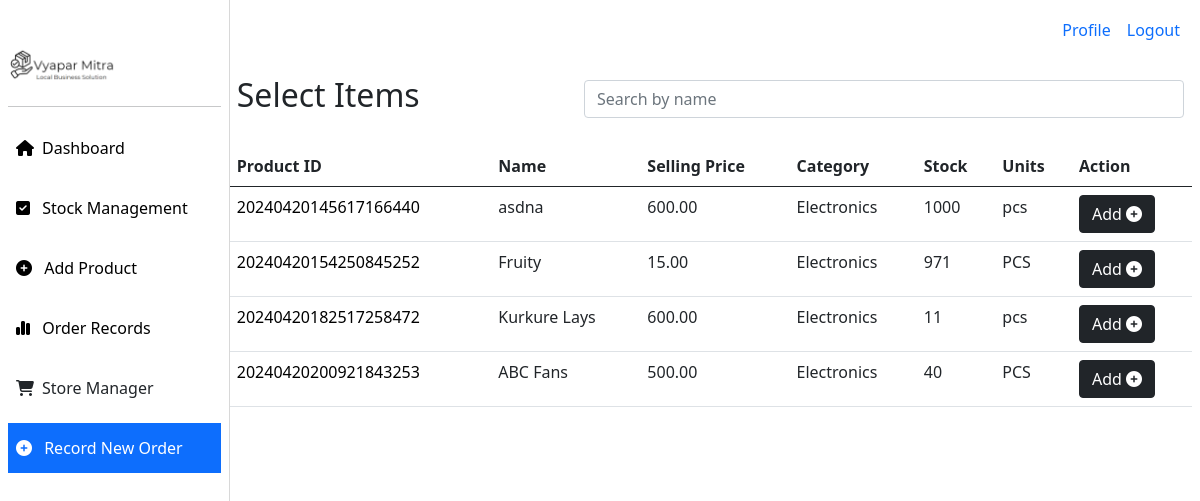
Page /products/catalog/ (signed in) on the earlier database version.
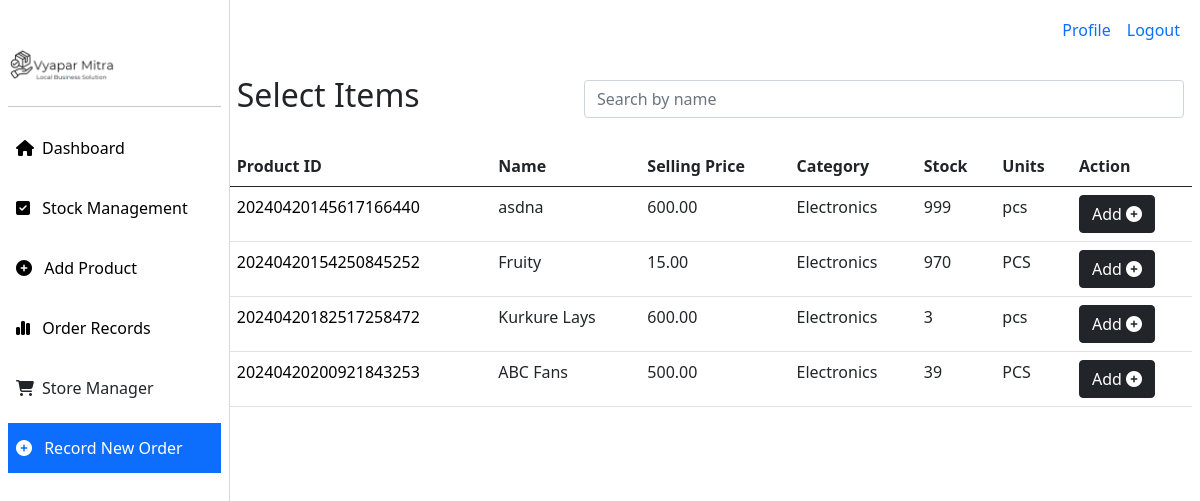
Same page on the later database version.
### products/models.py (models this page shows, shortened)
class Product(models.Model):
    name = models.CharField(max_length=255)
    description = models.TextField()
    cost_price = models.DecimalField(max_digits=10, decimal_places=2)
    selling_price = models.DecimalField(max_digits=10, decimal_places=2)
    stock = models.IntegerField(default=0)
    created_at = models.DateTimeField(auto_now_add=True)
    updated_at = models.DateTimeField(auto_now=True)
    category = models.ForeignKey('Category', on_delete=models.CASCADE)
    unique_id = models.CharField(max_length=255, unique=True)
    gst = models.DecimalField(max_digits=10, decimal_places=2, default=0)
    units = models.CharField(max_length=255, default='pcs')
    image = models.ImageField(upload_to='products/', default='products/default.jpg')
    account  = models.ForeignKey('accounts.Account', on_delete=models.CASCADE, null=True, blank=True)
    is_active = models.BooleanField(default=True)

class Category(models.Model):
    name = models.CharField(max_length=255)
    description = models.TextField()
    created_at = models.DateTimeField(auto_now_add=True)
    updated_at = models.DateTimeField(auto_now=True)
    def __str__(self):
        return self.name

### products/views.py (the view)
# urls.py: path("catalog/", views.product_catalog, name="catalog"),
def product_catalog(request):
    products = Product.objects.filter(account__user=request.user)
    return render(request, 'products/catalog.html', {'products': products})

### templates/products/catalog.html (shortened to what this page needs)
{% extends "home/base.html" %}
{% block content %}
<div class="d-flex" style="min-width: 100vw;">
    <div style="width: 230px;">
        {% include 'home/sidebar.html' %}
    </div>
    <div style="width:85vw;">
        {% include 'home/topbar.html' %}
        <div class=" p-3 d-flex justify-content-between align-items-center"
           >
            <h2>Select Items</h2>
            <div class="d-flex">
                <form action="{% url 'search-products-catalog' %}" method="POST">
                    <input type="text" name="search" class="form-control" placeholder="Search by name" style="width:600px">
                </form>
            </div>
        </div>
        <div class="p-2"  >
            <table class="table">
                <tr>
                    <th>Product ID</th>
                    <th>Name</th>
                    <th>Selling Price</th>
                    <th>Category</th>
                    <th>Stock</th>
                    <th>Units</th>
                    <th>Action</th>
                </tr>
                <tbody>
                    {% for product in products %}
                    <tr>
                        <td><a href="{% url 'edit-product' product.id %}">{{product.unique_id}}</a></td>
                        <td>{{product.name}}</td>
                        <td>{{product.selling_price}}</td>
                        <td>{{product.category}}</td>
                        <td>{{product.stock}}</td>
                        <td>{{product.units}}</td>
                        <td><a href="{% url 'add-to-cart' product.id %}"><button class="btn btn-dark">Add <i class="fa fa-plus-circle" aria-hidden="true"></i></button></a></td>
                    </tr>
                    {% endfor %}
                </tbody>
            </table>
        </div>
    </div>
</div>
{% endblock content %}

Differences in the rows shown:
changed Product "asdna": stock "1000" → "999"
changed Product "Fruity": stock "971" → "970"
changed Product "Kurkure Lays": stock "11" → "3"
changed Product "ABC Fans": stock "40" → "39"
